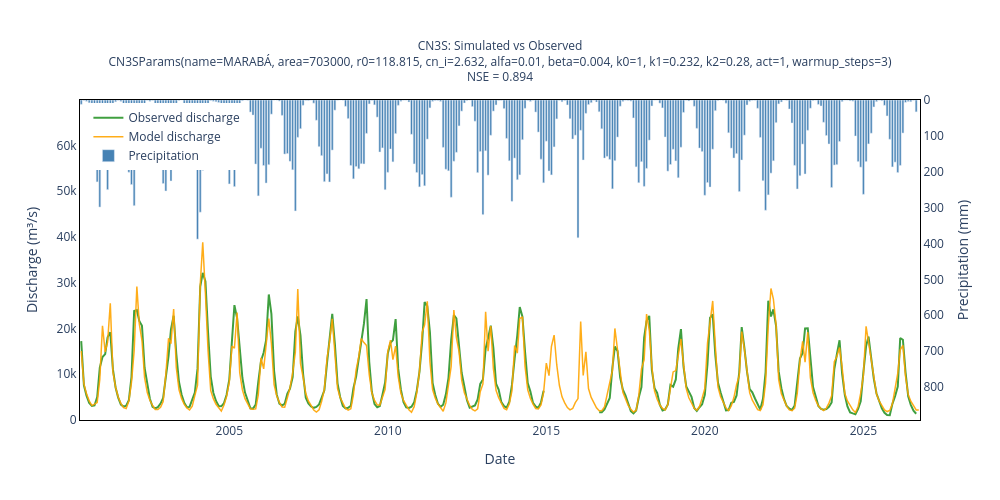

Notebook code for this chart:
### Markdown cell above
## Test the calibration

### Code cell
params = CN3SParams.from_file(station_dir / f"optim/{OPTIMIZATION}")
model = CN3S(params=params, freq=FREQ)
data = station.get_optim_data(FREQ)

model.run(data["prec_mm"])
model.evaluate(data["q_m3s"])
model.plot()

### Figure 1 — Plotly figure (JSON) as saved in the notebook; plotly's stock layout.template omitted (floating-point values rounded to 4 significant figures; data arrays with more than 128 entries replaced by an {"elided": "..."} marker saying what was removed)
{"data": [{"line": {"color": "green", "width": 2}, "name": "Observed discharge", "opacity": 0.75, "type": "scatter", "x": {"elided": "318 str values"}, "y": {"elided": "318 float values"}}, {"line": {"color": "orange", "width": 1.5}, "name": "Model discharge", "opacity": 0.9, "type": "scatter", "x": {"elided": "318 str values"}, "y": {"elided": "318 float values"}}, {"marker": {"color": "steelblue"}, "name": "Precipitation", "opacity": 1, "type": "bar", "x": {"elided": "318 str values"}, "y": {"elided": "318 float values"}, "yaxis": "y2"}], "layout": {"height": 500, "legend": {"x": 0.01, "y": 0.99}, "plot_bgcolor": "white", "title": {"font": {"size": 12}, "text": "CN3S: Simulated vs Observed<br>CN3SParams(name=MARABÁ, area=703000, r0=118.815, cn_i=2.632, alfa=0.01, beta=0.004, k0=1, k1=0.232, k2=0.28, act=1, warmup_steps=3)<br>NSE = 0.894", "x": 0.5, "xanchor": "center"}, "width": 1000, "xaxis": {"linecolor": "black", "linewidth": 1, "mirror": true, "showline": true, "title": {"text": "Date"}}, "yaxis": {"linecolor": "black", "linewidth": 1, "mirror": true, "range": [0, 69940.0], "showline": true, "title": {"text": "Discharge (m³/s)"}}, "yaxis2": {"linecolor": "black", "linewidth": 1, "mirror": true, "overlaying": "y", "range": [891.9, 0], "showline": true, "side": "right", "title": {"text": "Precipitation (mm)"}}}}
